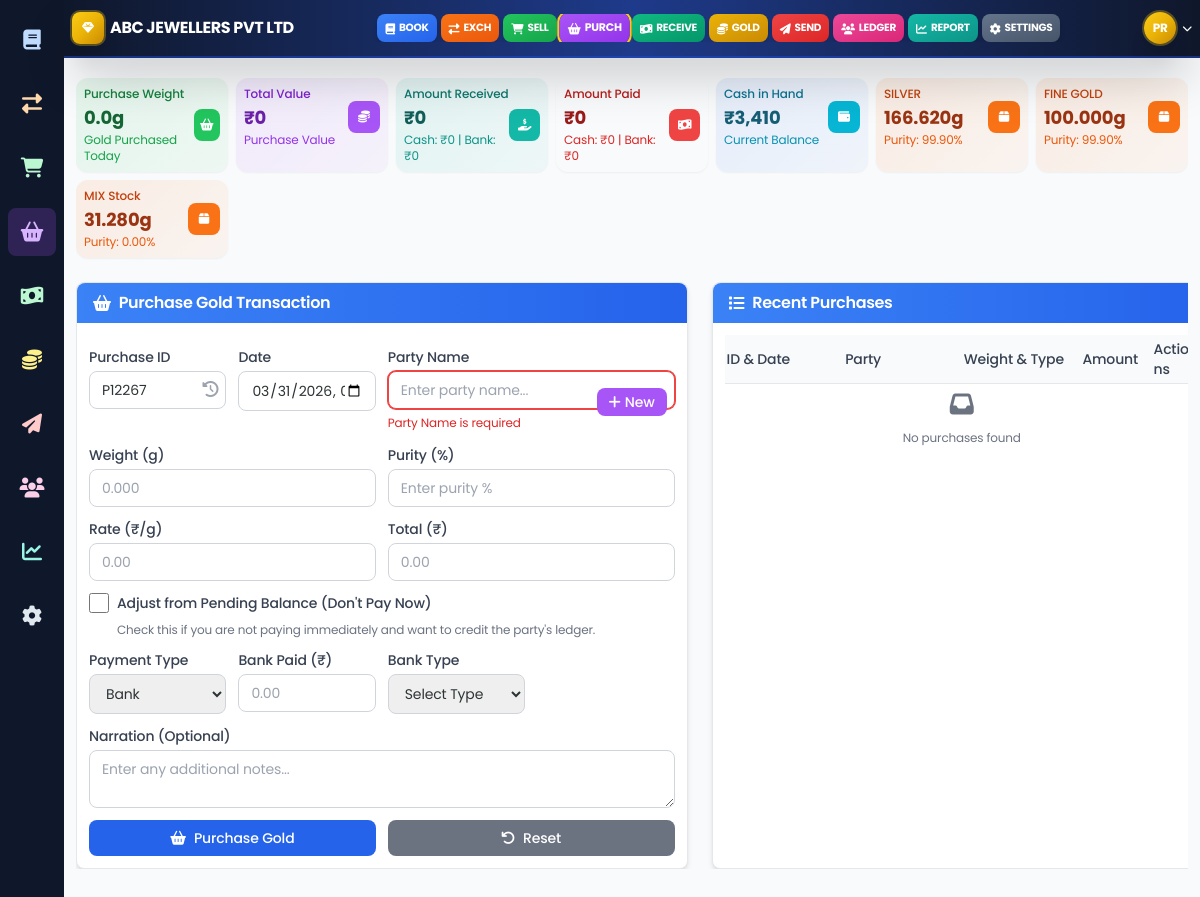
Screenshot of /purchase.php (signed in) with the database file from the repository.
### tables this page shows
CREATE TABLE `account_balances` (
  `id` int(11) NOT NULL AUTO_INCREMENT,
  `company_id` int(11) NOT NULL,
  `account_type` enum('Cash','Bank','UPI') NOT NULL,
  `opening_balance` decimal(15,2) DEFAULT 0.00,
  `current_balance` decimal(15,2) DEFAULT 0.00,
  `last_updated` timestamp NOT NULL DEFAULT current_timestamp() ON UPDATE current_timestamp(),
  `created_at` timestamp NOT NULL DEFAULT current_timestamp(),
  PRIMARY KEY (`id`),
  UNIQUE KEY `unique_company_account` (`company_id`,`account_type`),
  CONSTRAINT `account_balances_ibfk_1` FOREIGN KEY (`company_id`) REFERENCES `companies` (`id`) ON DELETE CASCADE
);

CREATE TABLE `gold_stock` (
  `id` int(11) NOT NULL AUTO_INCREMENT,
  `company_id` int(11) NOT NULL,
  `category` enum('Gold','Silver') DEFAULT 'Gold',
  `mode` enum('Cash','Bank') DEFAULT 'Cash' COMMENT 'Cash=Kachha, Bank=Pakka',
  `purity` decimal(5,2) NOT NULL,
  `stock_name` varchar(50) NOT NULL,
  `current_stock` decimal(10,3) NOT NULL DEFAULT 0.000,
  `last_updated` timestamp NULL DEFAULT current_timestamp() ON UPDATE current_timestamp(),
  `created_at` timestamp NULL DEFAULT current_timestamp(),
  PRIMARY KEY (`id`),
  UNIQUE KEY `unique_stock_purity_mode` (`company_id`,`category`,`purity`,`mode`),
  KEY `fk_gold_stock_company` (`company_id`)
);

### purchase.php (the view, shortened to what the rows shown need)
<?php
require_once __DIR__ . '/config/database.php';
$company_id = $_SESSION['company_id'];
$stock_sql = "SELECT stock_name, purity, current_stock FROM gold_stock WHERE company_id = $company_id ORDER BY purity DESC";
$stock_result = $conn->query($stock_sql);
$all_stocks = [];
if ($stock_result) {
    while ($stock_row = $stock_result->fetch_assoc()) {
        $all_stocks[] = $stock_row;
    }
}
$cash_in_hand = 0;
$cash_sql = "SELECT current_balance FROM account_balances WHERE company_id = $company_id AND account_type = 'Cash'";
$cash_result = $conn->query($cash_sql);
if ($cash_result && $cash_result->num_rows > 0) {
    $cash_row = $cash_result->fetch_assoc();
    $cash_in_hand = $cash_row['current_balance'] ?? 0;
}
?>
<div class="w-full">
        <div class="grid grid-cols-1 md:grid-cols-3 lg:grid-cols-7 gap-2 mb-6">
            <div class="soft-gradient-blue rounded-xl p-2 shadow-sm h-full">
                <div class="flex items-center justify-between">
                    <div>
                        <p class="text-xs font-medium text-cyan-700 mb-0.5">Cash in Hand</p>
                        <p class="text-lg font-bold text-cyan-800 mb-0">₹<?= number_format($cash_in_hand, 0) ?></p>
                        <p class="text-xs text-cyan-600 mb-0">Current Balance</p>
                    </div>
                </div>
            </div>
            <?php if (!empty($all_stocks)): ?>
                <?php foreach ($all_stocks as $stock): ?>
                    <div class="soft-gradient-orange rounded-xl p-2 shadow-sm h-full">
                        <div class="flex items-center justify-between">
                            <div>
                                <p class="text-xs font-medium text-orange-700 mb-0.5"><?= htmlspecialchars($stock['stock_name']) ?></p>
                                <p class="text-lg font-bold text-orange-800 mb-0"><?= number_format($stock['current_stock'], 3) ?>g</p>
                                <p class="text-xs text-orange-600 mb-0">Purity: <?= number_format($stock['purity'], 2) ?>%</p>
                            </div>
                            <div class="w-8 h-8 bg-orange-500 rounded-lg flex items-center justify-center">
                                <i class="fas fa-box text-white text-xs"></i>
                            </div>
                        </div>
                    </div>
                <?php endforeach; ?>
            <?php endif; ?>
        </div>
        <div class="flex flex-col lg:flex-row gap-6">
            <div class="bg-white rounded-lg shadow-md border border-gray-200" style="flex: 0 0 55%;">
                <div class="bg-gradient-to-r from-blue-500 to-blue-600 px-4 py-2 rounded-t-lg">
                    <h2 class="text-base font-semibold text-white flex items-center">
                        <i class="fas fa-shopping-basket mr-2"></i>
                        Purchase Gold Transaction
                    </h2>
                </div>
            </div>
            <div class="bg-white rounded-lg shadow-md border border-gray-200" style="flex: 0 0 45%;">
                <div class="bg-gradient-to-r from-blue-500 to-blue-600 px-4 py-2 rounded-t-lg">
                    <h2 class="text-base font-semibold text-white flex items-center">
                        <i class="fas fa-list mr-2"></i>
                        Recent Purchases
                    </h2>
                </div>
                <div class="p-3 max-w-full">
                    <div class="overflow-x-auto max-w-full">
                        <table class="w-full text-sm responsive-table" style="table-layout: fixed; width: 100%; max-width: 100%;">
                            <thead>
                                <tr class="bg-gray-50 border-b">
                                    <th class="text-left py-2 px-1 font-medium text-gray-700 text-sm" style="width: 25%;">ID & Date</th>
                                    <th class="text-left py-2 px-1 font-medium text-gray-700 text-sm" style="width: 25%;">Party</th>
                                    <th class="text-left py-2 px-1 font-medium text-gray-700 text-sm" style="width: 25%;">Weight & Type</th>
                                    <th class="text-left py-2 px-1 font-medium text-gray-700 text-sm" style="width: 15%;">Amount</th>
                                    <th class="text-left py-2 px-1 font-medium text-gray-700 text-sm" style="width: 10%;">Actions</th>
                                </tr>
                            </thead>
                        </table>
                    </div>
                </div>
            </div>
        </div>
    </div>
</div>
<?php
include 'components/layout.php';
?>

### rows the page displays
account_balances: current_balance "3,410"
gold_stock: stock_name "SILVER", current_stock "166.620", purity "99.90"
gold_stock: stock_name "FINE GOLD", current_stock "100.000", purity "99.90"
gold_stock: stock_name "MIX Stock", current_stock "31.280", purity "0.00"

### other values shown
$company_name "ABC JEWELLERS PVT LTD"
$label "BOOK"
$label "EXCH"
$label "SELL"
$label "PURCH"
$label "RECEIVE"
$label "GOLD"
$label "SEND"
$label "LEDGER"
$label "REPORT"
$label "SETTINGS"
substr($user_name, 0, 2) "PR"
$stats['total_purchase_weight'] "0.0"
$stats['total_purchase_amount'] "0"
$stats['total_cash_received'] "0"
